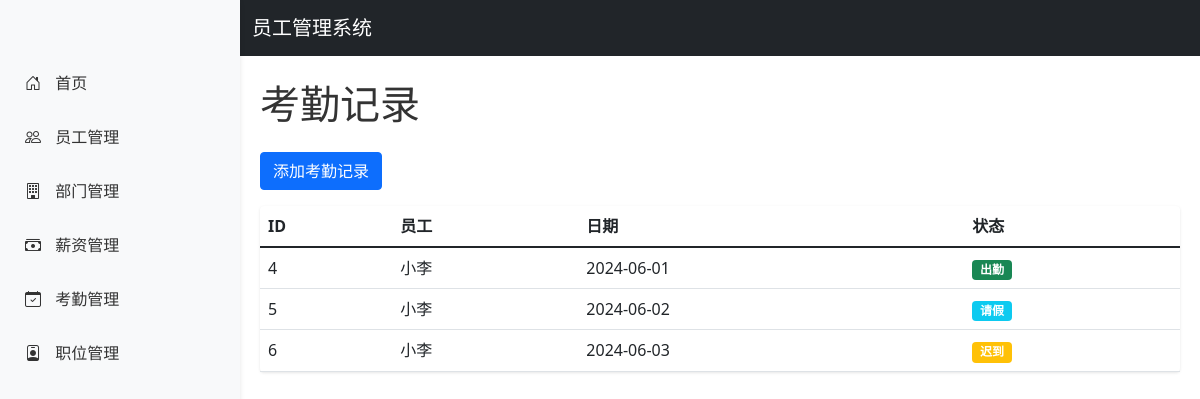
The app's page /attendance with its own data.
### app/models.py (models this page shows)
class AttendanceRecord(db.Model):
    id = db.Column(db.Integer, primary_key=True)
    employee_id = db.Column(db.Integer, db.ForeignKey('employee.id'), nullable=False)
    date = db.Column(db.Date, nullable=False)
    status = db.Column(db.String(20), nullable=False)  # 'present', 'absent', 'late'

class Employee(db.Model):
    id = db.Column(db.Integer, primary_key=True)
    name = db.Column(db.String(100), nullable=False)
    email = db.Column(db.String(120), unique=True, nullable=False)
    phone = db.Column(db.String(20))
    hire_date = db.Column(db.Date, nullable=False)
    department_id = db.Column(db.Integer, db.ForeignKey('department.id'), nullable=False)
    position_id = db.Column(db.Integer, db.ForeignKey('position.id'), nullable=False)
    salary_records = db.relationship('SalaryRecord', backref='employee', lazy=True)
    attendance_records = db.relationship('AttendanceRecord', backref='employee', lazy=True)

### app/routes.py (the view)
@bp.route('/attendance')
def list_attendance():
    attendance_records = AttendanceRecord.query.all()
    return render_template('attendance/list.html', attendance_records=attendance_records)

### app/templates/attendance/list.html
{% extends "base.html" %}
{% block content %}
<h1>考勤记录</h1>
<a href="{{ url_for('main.add_attendance') }}" class="btn btn-primary mb-3">添加考勤记录</a>
<table class="table">
    <thead>
        <tr>
            <th>ID</th>
            <th>员工</th>
            <th>日期</th>
            <th>状态</th>
        </tr>
    </thead>
    <tbody>
        {% for record in attendance_records %}
        <tr>
            <td>{{ record.id }}</td>
            <td>{{ record.employee.name }}</td>
            <td>{{ record.date }}</td>
            <td>
                {% if record.status == 'present' %}
                <span class="badge bg-success">出勤</span>
                {% elif record.status == 'absent' %}
                <span class="badge bg-danger">缺勤</span>
                {% elif record.status == 'late' %}
                <span class="badge bg-warning">迟到</span>
                {% elif record.status == 'leave' %}
                <span class="badge bg-info">请假</span>
                {% endif %}
            </td>
        </tr>
        {% endfor %}
    </tbody>
</table>
{% endblock %}

### app/templates/base.html (style rules this page uses)
.table { background: white; border-radius: 4px; box-shadow: 0 1px 3px rgba(0,0,0,0.1); }
h1 { margin-bottom: 1.5rem; color: #333; }

### records on screen
AttendanceRecord: id "4", employee.name "小李", date "2024-06-01", status "出勤"
AttendanceRecord: id "5", employee.name "小李", date "2024-06-02", status "请假"
AttendanceRecord: id "6", employee.name "小李", date "2024-06-03", status "迟到"
